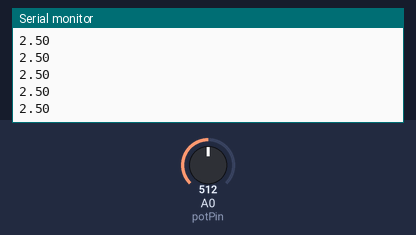
Simulated run of this sketch. Board: Arduino Uno, built with avr-gcc and run on an emulated ATmega328P. Parts: the last lines printed to the serial monitor. The test bench sets the inputs (shaded band); at power-on: A0 (potPin) = 512.

Above: at 1.2 s.
1.3 s: A0 (potPin) set to 716
At 2.4 s:
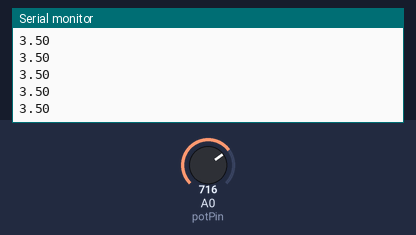
2.8 s: A0 (potPin) set to 900
At 3.4 s:
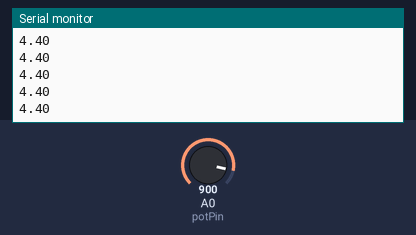
Timing chart, 0 to 5.8 s (numbered marks = the images above; inputs shaded):
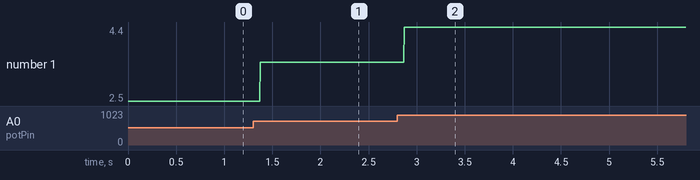

Measured:
- after the input at 1.3 s, the serial monitor: prints a new line after 0.07 s (image 1)
- after the input at 2.8 s, the serial monitor: prints a new line after 0.07 s (image 2)
- plotted number 1: 2.5 → 3.5 after the input at 1.3 s, 3.5 → 4.4 after the input at 2.8 s

The sketch:

potentiometer-voltage-convert-formula.ino
```cpp
int potPin = A0;

void setup() {
  pinMode(potPin, INPUT);
  Serial.begin(9600);

}

void loop() {
  int val = analogRead(potPin);

  float convVoltage = val * (5.0 / 1023.0);

  Serial.println(convVoltage);


}
```
